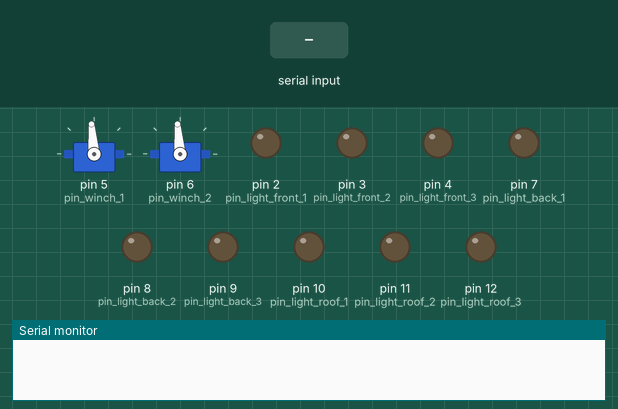
The sketch below on a simulated Arduino Uno, built with avr-gcc and run on an emulated ATmega328P. On the bench: 2 × servo, output pins drawn as LEDs (lit = HIGH), the last lines printed to the serial monitor. The inputs (shaded band) are chosen by the test bench.

Above: at 1.2 s.
1.3 s: "100\n" received over Serial
At 2.4 s:
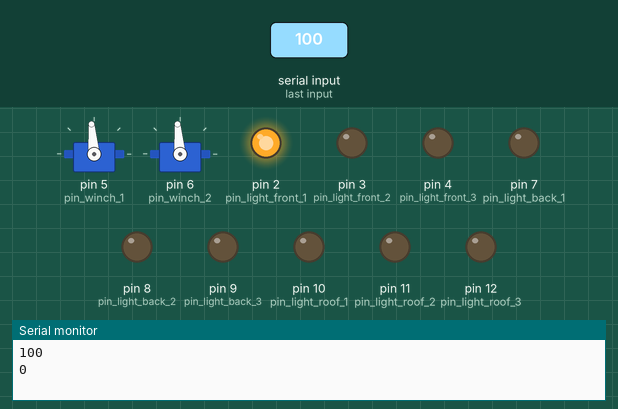
2.8 s: "101\n" received over Serial
At 3.5 s:
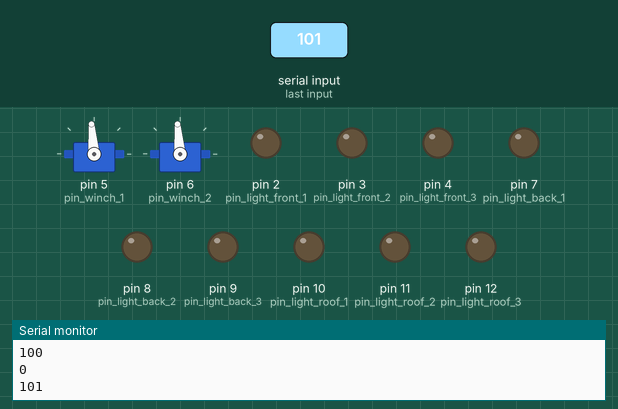
4.3 s: "102\n" received over Serial
At 4.7 s:
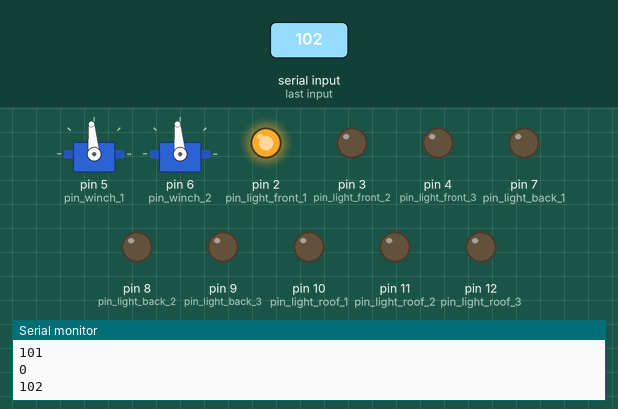
Timing chart, 0 to 7.3 s (numbered marks = the images above; inputs shaded):
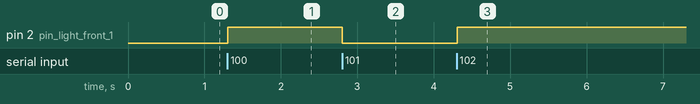

The sketch:

scalerControllerArduino.ino
```cpp
#include <Servo.h>

Servo servo_winch_1;
Servo servo_winch_2;

int pin_light_front_1;
int pin_light_front_2;
int pin_light_front_3;
int pin_light_back_1;
int pin_light_back_2;
int pin_light_back_3;
int pin_light_roof_1;
int pin_light_roof_2;
int pin_light_roof_3;
int pin_winch_1;
int pin_winch_2;

boolean state_light_front_1;
boolean state_light_front_2;
boolean state_light_front_3;
boolean state_light_back_1;
boolean state_light_back_2;
boolean state_light_back_3;
boolean state_light_roof_1;
boolean state_light_roof_2;
boolean state_light_roof_3;

int state_winch_1;
int state_winch_2;
const int winch_safe_value = 95;
const int winch_lower_value = 106;
const int winch_lift_value = 80;

int value_read;

void setup() {
  Serial.begin(9600);

  setup_pins();
  setup_pinmodes();
  setup_states();

  servo_winch_1.attach(pin_winch_1);
  servo_winch_2.attach(pin_winch_2);
}

/*
 * Bluetooth uses pin 0, 1
 * Light front (3, 4, 5), back (7, 8, 9), roof (10, 11, 12)
 * Last light in each segment is blinking
 * Winch 5, 6,
 */
void setup_pins() {
  pin_light_front_1 = 2;
  pin_light_front_2 = 3;
  pin_light_front_3 = 4;
  pin_light_back_1 = 7;
  pin_light_back_2 = 8;
  pin_light_back_3 = 9;
  pin_light_roof_1 = 10;
  pin_light_roof_2 = 11;
  pin_light_roof_3 = 12;
  pin_winch_1 = 5;
  pin_winch_2 = 6;
}

void setup_pinmodes() {
  pinMode(pin_light_front_1, OUTPUT);
  pinMode(pin_light_front_2, OUTPUT);
  pinMode(pin_light_front_3, OUTPUT);
  pinMode(pin_light_back_1, OUTPUT);
  pinMode(pin_light_back_2, OUTPUT);
  pinMode(pin_light_back_3, OUTPUT);
  pinMode(pin_light_roof_1, OUTPUT);
  pinMode(pin_light_roof_2, OUTPUT);
  pinMode(pin_light_roof_3, OUTPUT);
}

void setup_states() {
  state_light_front_1 = true;
  state_light_back_1 = true;
  // the others are implicitly false
  state_winch_1 = winch_safe_value;
  state_winch_2 = winch_safe_value;
}

/*
 * Front: 100-199
 * Back:  200-299
 * Roof:  300-399
 */
boolean isValueForLight(int val) {
  return val >= 100 && val < 400;
}

/*
 * Winch: 500-599
 */
boolean isValueForWinch(char val) {
  return val >= 500 && val < 600;
}

/*
 * Failsafe 0
 */
boolean isValueForFailsafe(char val) {
  return val == 0;
}

/*
 * The idea is that even is on, odd is off
 */
void manageLight(char val) {
  switch (val) {
  case 100:
    state_light_front_1 = true;
    digitalWrite(pin_light_front_1, state_light_front_1);
    break;
  case 101:
    state_light_front_1 = false;
    digitalWrite(pin_light_front_1, state_light_front_1);
    break;
  case 102:
    state_light_front_1 = true;
    digitalWrite(pin_light_front_1, state_light_front_1);
    break;
  case 103:
    state_light_front_1 = false;
    digitalWrite(pin_light_front_1, state_light_front_1);
    break;
  case 104:
    state_light_front_1 = true;
    digitalWrite(pin_light_front_1, state_light_front_1);
    break;
  case 105:
    state_light_front_1 = false;
    digitalWrite(pin_light_front_1, state_light_front_1);
    break;
  case 200:
    state_light_back_1 = true;
    digitalWrite(pin_light_back_1, state_light_back_1);
    break;
  case 201:
    state_light_back_1 = false;
    digitalWrite(pin_light_back_1, state_light_back_1);
    break;
  case 202:
    state_light_back_1 = true;
    digitalWrite(pin_light_back_1, state_light_back_1);
    break;
  case 203:
    state_light_back_1 = false;
    digitalWrite(pin_light_back_1, state_light_back_1);
    break;
  case 204:
    state_light_back_2 = true;
    digitalWrite(pin_light_back_2, state_light_back_2);
    break;
  case 205:
    state_light_back_3 = false;
    digitalWrite(pin_light_back_3, state_light_back_3);
    break;
  case 300:
    state_light_roof_1 = true;
    digitalWrite(pin_light_roof_1, state_light_roof_1);
    break;
  case 301:
    state_light_roof_2 = false;
    digitalWrite(pin_light_roof_2, state_light_roof_2);
    break;
  case 302:
    state_light_roof_3 = true;
    digitalWrite(pin_light_roof_3, state_light_roof_3);
    break;
  case 303:
    state_light_roof_1 = false;
    digitalWrite(pin_light_roof_1, state_light_roof_1);
    break;
  case 304:
    state_light_roof_2 = true;
    digitalWrite(pin_light_roof_2, state_light_roof_2);
    break;
  case 305:
    state_light_roof_3 = false;
    digitalWrite(pin_light_roof_3, state_light_roof_3);
    break;
  }
}

/*
 * The idea is that even is on, odd is off
 */
void manageWinch(char val) {
  switch (val) {
  case 500:
    servo_winch_1.write(winch_lift_value);
    break;
  case 501:
    servo_winch_1.write(winch_lower_value);
    break;
  case 502:
    servo_winch_2.write(winch_lift_value);
    break;
  case 503:
    servo_winch_2.write(winch_lower_value);
    break;
  }
}

/*
 * Avoid operating the winch when no bluetooth signals
 */
void winchFailsafe() {
  servo_winch_1.write(winch_safe_value);
  servo_winch_2.write(winch_safe_value);
}

void manageFailsafe() {
  winchFailsafe();
}

void loop() {
  if (Serial.available()) {
    // value_read = (int) Serial.read();
    value_read = Serial.parseInt();
    Serial.println(value_read);
  }
  else {
    winchFailsafe();
  }

  if (isValueForLight(value_read)) {
    manageLight(value_read);
    value_read = ' ';
  }
  else if (isValueForWinch(value_read)) {
    manageWinch(value_read);
  }
  else if (isValueForFailsafe(value_read)) {
    manageFailsafe();
    value_read = ' ';
  }

  delay(50);
}
```

Measured:
- after the input at 1.3 s, pin 2 (pin_light_front_1): LOW → HIGH at once
- after the input at 2.8 s, pin 2 (pin_light_front_1): HIGH → LOW at once
- after the input at 4.3 s, pin 2 (pin_light_front_1): LOW → HIGH at once
